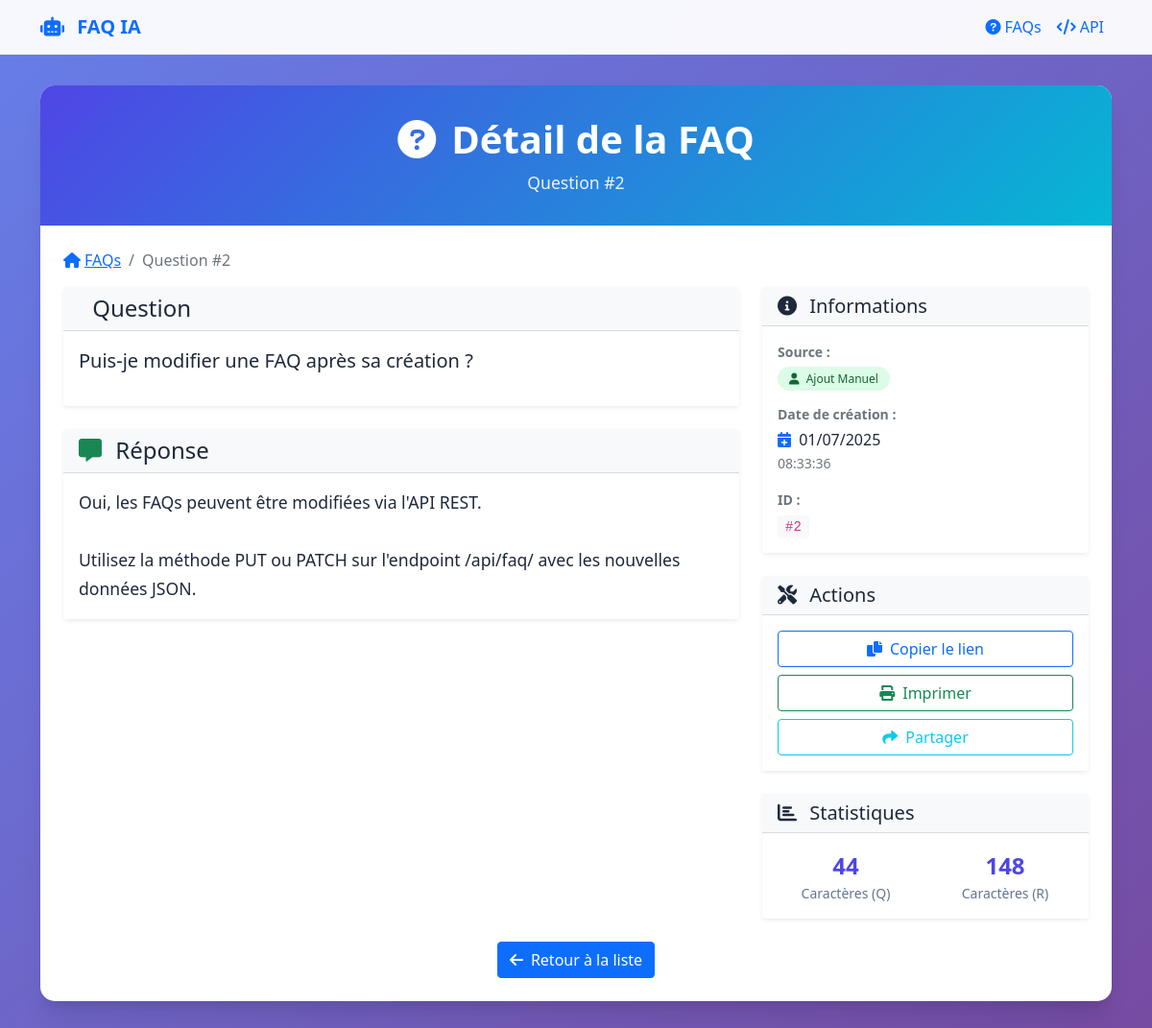
Page /faq/2 on the committed database.
### models/__init__.py (models this page shows)
class FAQ(db.Model):
    id = db.Column(db.Integer, primary_key=True)
    question = db.Column(db.Text, nullable=False)
    answer = db.Column(db.Text, nullable=False)
    source = db.Column(db.String(20), nullable=False)  # 'manuel' ou 'ia'
    created_at = db.Column(db.DateTime, server_default=db.func.now())
    updated_at = db.Column(db.DateTime, onupdate=db.func.now())

### view/faq.py (the view)
@faq_bp.route('/faq/<int:faq_id>', methods=['GET'])
def faq_detail(faq_id):
    faq = FAQ.query.get_or_404(faq_id)
    return render_template('faq_detail.html', faq=faq)

### app.py (called while the page is built)
@app.template_filter('nl2br')
def nl2br_filter(text):
    if text is None:
        return ''
    return text.replace('\n', '<br>\n')

### templates/faq_detail.html (shortened to what this page needs)
{% extends "base.html" %}
{% block content %}
<div class="content-card">
    <div class="page-header">
        <h1><i class="fas fa-question-circle me-3"></i>Détail de la FAQ</h1>
        <p>Question #{{ faq.id }}</p>
    </div>
    <div class="p-4">
        <nav aria-label="breadcrumb">
            <ol class="breadcrumb">
                <li class="breadcrumb-item">
                    <a href="{{ url_for('faq.faq_list') }}">
                        <i class="fas fa-home me-1"></i>FAQs
                    </a>
                </li>
                <li class="breadcrumb-item active">Question #{{ faq.id }}</li>
            </ol>
        </nav>
        <div class="row">
            <div class="col-lg-8">
                <div class="card border-0 shadow-sm">
                    <div class="card-header bg-light">
                        <h2 class="h4 mb-0">
                            Question
                        </h2>
                    </div>
                    <div class="card-body">
                        <p class="lead">{{ faq.question }}</p>
                    </div>
                </div>
                <div class="card border-0 shadow-sm mt-4">
                    <div class="card-header bg-light">
                        <h2 class="h4 mb-0">
                            <i class="fas fa-comment-alt text-success me-2"></i>
                            Réponse
                        </h2>
                    </div>
                    <div class="card-body">
                        <div class="answer-content">
                            {{ faq.answer|nl2br|safe }}
                        </div>
                    </div>
                </div>
            </div>
            <div class="col-lg-4">
                <div class="card border-0 shadow-sm">
                    <div class="card-header bg-light">
                        <h3 class="h5 mb-0">
                            <i class="fas fa-info-circle me-2"></i>
                            Informations
                        </h3>
                    </div>
                    <div class="card-body">
                        <div class="info-item mb-3">
                            <label class="fw-bold text-muted">Source :</label>
                            <div>
                                <span class="source-badge {{ 'source-ia' if faq.source == 'ia' else 'source-manual' }}">
                                    <i class="fas {{ 'fa-robot' if faq.source == 'ia' else 'fa-user' }} me-1"></i>
                                    {{ 'Intelligence Artificielle' if faq.source == 'ia' else 'Ajout Manuel' }}
                                </span>
                            </div>
                        </div>
                        {% if faq.created_at %}
                        <div class="info-item mb-3">
                            <label class="fw-bold text-muted">Date de création :</label>
                            <div>
                                <i class="fas fa-calendar-plus text-primary me-1"></i>
                                {{ faq.created_at.strftime('%d/%m/%Y') }}
                                <br>
                                <small class="text-muted">{{ faq.created_at.strftime('%H:%M:%S') }}</small>
                            </div>
                        </div>
                        {% endif %}
                        <div class="info-item">
                            <label class="fw-bold text-muted">ID :</label>
                            <div>
                                <code class="bg-light px-2 py-1 rounded">#{{ faq.id }}</code>
                            </div>
                        </div>
                    </div>
                </div>
                <div class="card border-0 shadow-sm mt-4">
                    <div class="card-header bg-light">
                        <h3 class="h5 mb-0">
                            <i class="fas fa-tools me-2"></i>
                            Actions
                        </h3>
                    </div>
                    <div class="card-body">
                        <div class="d-grid gap-2">
                            <button class="btn btn-outline-primary" onclick="copyToClipboard()">
                                <i class="fas fa-copy me-2"></i>Copier le lien
                            </button>
                            <button class="btn btn-outline-success" onclick="printFAQ()">
                                <i class="fas fa-print me-2"></i>Imprimer
                            </button>
                            <button class="btn btn-outline-info" onclick="shareFAQ()">
                                <i class="fas fa-share me-2"></i>Partager
                            </button>
                        </div>
                    </div>
                </div>
                <div class="card border-0 shadow-sm mt-4">
                    <div class="card-header bg-light">
                        <h3 class="h5 mb-0">
                            <i class="fas fa-chart-bar me-2"></i>
                            Statistiques
                        </h3>
                    </div>
                    <div class="card-body text-center">
                        <div class="row">
                            <div class="col-6">
                                <div class="stat-number">{{ faq.question|length }}</div>
                                <div class="stat-label">Caractères (Q)</div>
                            </div>
                            <div class="col-6">
                                <div class="stat-number">{{ faq.answer|length }}</div>
                                <div class="stat-label">Caractères (R)</div>
                            </div>
                        </div>
                    </div>
                </div>
            </div>
        </div>
        <div class="mt-4 text-center">
            <a href="{{ url_for('faq.faq_list') }}" class="btn btn-primary">
                <i class="fas fa-arrow-left me-2"></i>Retour à la liste
            </a>
        </div>
    </div>
</div>
{% endblock %}

### templates/base.html (style rules this page uses)
:root { --primary-color: #4f46e5; --secondary-color: #f8fafc; --accent-color: #06b6d4; --text-dark: #1e293b; --border-color: #e2e8f0; }
body { font-family: 'Segoe UI', Tahoma, Geneva, Verdana, sans-serif; background: linear-gradient(135deg, #667eea 0%, #764ba2 100%); min-height: 100vh; color: var(--text-dark); }
.content-card { background: white; border-radius: 15px; box-shadow: 0 20px 25px -5px rgba(0, 0, 0, 0.1), 0 10px 10px -5px rgba(0, 0, 0, 0.04); border: none; overflow: hidden; }
.page-header { background: linear-gradient(135deg, var(--primary-color) 0%, var(--accent-color) 100%); color: white; padding: 2rem; text-align: center; }
.page-header h1 { margin: 0; font-weight: 600; font-size: 2.5rem; }
.page-header p { margin: 0.5rem 0 0 0; opacity: 0.9; font-size: 1.1rem; }
.source-badge { font-size: 0.75rem; padding: 0.25rem 0.75rem; border-radius: 50px; font-weight: 500; }
.source-manual { background: #dcfce7; color: #166534; }
.stat-number { font-size: 1.5rem; font-weight: bold; color: var(--primary-color); }
.stat-label { font-size: 0.875rem; color: #64748b; }

### templates/faq_detail.html (style rules this page uses)
.info-item label { display: block; font-size: 0.875rem; margin-bottom: 0.25rem; }
.answer-content { line-height: 1.7; font-size: 1.1rem; }

### rows in the picture
FAQ: id "2", question "Puis-je modifier une FAQ après sa création ?", answer "Oui, les FAQs peuvent être modifiées via l'API REST. Utilisez la méthode PUT ou PATCH sur l'endpoint /api/faq/ avec les nouvelles données JSON.", source "Ajout Manuel", created_at "01/07/2025", created_at "08:33:36"

### other values in the picture
{{ faq.question|length }} "44"
{{ faq.answer|length }} "148"
